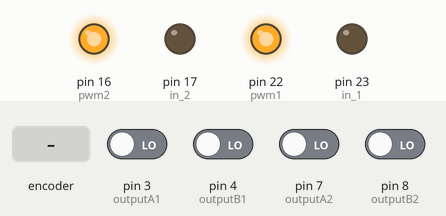
Bench run of a sketch on a simulated Arduino Mega 2560, built with avr-gcc and run on an emulated ATmega2560. Shown: output pins drawn as LEDs (lit = HIGH). The test bench sets the inputs (shaded band); at power-on: pin 3 (outputA1), pin 4 (outputB1), pin 7 (outputA2), pin 8 (outputB2) LOW. What the sketch prints to the serial monitor is not drawn.

Above: at 1.2 s.
1.3 s: rotary encoder on pin 3 (outputA1) / pin 4 (outputB1) turned 1 step (first pin leading)
Timing chart, 0 to 4.3 s (numbered marks = the images above; inputs shaded):
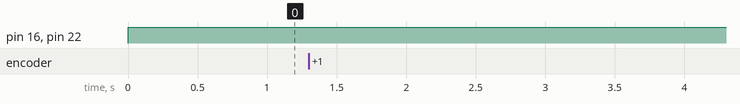

The sketch:

encoder_test.ino
```cpp
 #define outputA1 3
 #define outputB1 4
 #define outputA2 7
 #define outputB2 8
const int pwm1 = 22;
const int pwm2 = 16;
const int in_1 = 23;
const int in_2 = 17;
int count1=0;
int count2=0;
 int aState;
 int aLastState;
 int angle1=360;
 int angle2=360;
 int req_ticks1=(angle1*1605)/360;
 int req_ticks2=(angle2*1605)/360;
 int counter=0;
 int speed1=300;
 int speed2=300;
 int count(int outputA,int outputB){
   aState = digitalRead(outputA); // Reads the "current" state of the outputA
   // If the previous and the current state of the outputA are different, that means a Pulse has occured
   if (aState != aLastState){
     // If the outputB state is different to the outputA state, that means the encoder is rotating clockwise
     if (digitalRead(outputB) != aState) {
       counter ++;
     } else {
       counter --;
     }
     Serial.print("Position: ");
     Serial.println(counter);
   }
   aLastState = aState; // Updates the previous state of the outputA with the current state
   return counter;
  }
 void setup() {
pinMode(pwm1,OUTPUT) ;
pinMode(pwm2,OUTPUT) ;
pinMode(in_1,OUTPUT);
pinMode(in_2,OUTPUT);
pinMode (outputA1,INPUT);
pinMode (outputB1,INPUT);
pinMode (outputA2,INPUT);
pinMode (outputB2,INPUT);
   Serial.begin (115200);
   // Reads the initial state of the outputA
   aLastState = digitalRead(outputA1);
      aLastState = digitalRead(outputA2);
 }
 void loop() {
  //digitalWrite(enable_pin,HIGH) ;
digitalWrite(in_1,LOW) ;
digitalWrite(in_2,LOW) ;
analogWrite(pwm1,speed1) ;
analogWrite(pwm2,speed2) ;
count(outputA1,outputB1);
count(outputA2,outputB2);
/*  int c1=count(outputA1,outputB1);
   int c2=count(outputA2,outputB2);
   if(c1>req_ticks1 && req_ticks1>0){
   Serial.print("stop1");
    analogWrite(pwm1,0) ;
    c1=0;
     delay(2000);

    }
     if(c2>req_ticks2 && req_ticks2>0){
   Serial.print("stop2");
    analogWrite(pwm2,0) ;
    c2=0;
     delay(2000);

    }
    if(c1<req_ticks1 && req_ticks1<0){
   Serial.print("stop2");
    analogWrite(pwm1,0) ;
    c1=0;
     delay(2000);

    }
    if(c2<req_ticks2 && req_ticks2<0){
   Serial.print("stop2");
    analogWrite(pwm2,0) ;
    c2=0;
     delay(2000);

    } */
 }
```
